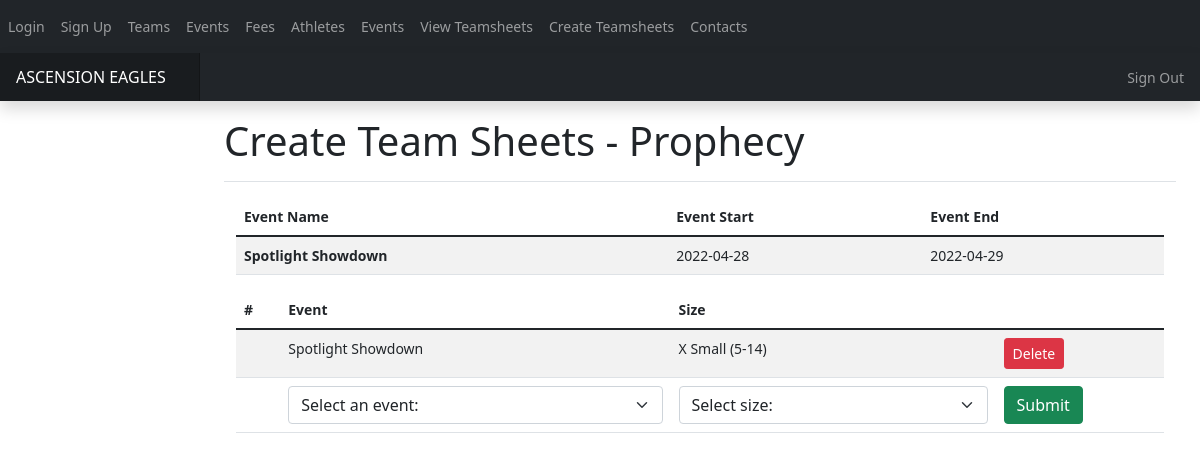
Screenshot of /createteamsheet (signed in) with the database file from the repository.
### app.py (models this page shows, shortened)
class Team_Details(db.Model):
    __tablename__ = 'team__details'
    team_id = db.Column(db.Integer, primary_key= True)
    coach_id = db.Column(db.Integer)
    team_name= db.Column(db.String(20), nullable= False)
    max_age = db.Column(db.Integer, nullable=True)

class Events(db.Model): #1. an event is made
    __tablename__ = "events"
    events_id= db.Column(db.Integer, primary_key=True)
    event_name= db.Column(db.Text, nullable =False)
    event_start_date= db.Column(db.DateTime, nullable = False)
    event_end_date = db.Column(db.DateTime, nullable=False)

### app.py (the view, shortened to what this page needs)
@app.route('/createteamsheet',methods=['GET','POST'])#oop
@login_required
def create_teamsheet():
    try:
        if current_user.usertype not in [1,2,3] or current_user.verified != 1:
            return render_template('error.html',error="You are not authorised to view this page")
        sizes = {0:"X Small (5-14)",1:"Small (15-22)",2:"Medium (23-32)",3:"Large (33-38)"}
        query = db.engine.execute('SELECT * FROM Events')
        events = {}
        for event in query:
            event_start_date = event[2].split(" ")[0]
            event_start_date = event_start_date.split("-")
            event_start_date = date(int(event_start_date[0]),int(event_start_date[1]),int(event_start_date[2]))
            if event_start_date > date.today():
                events[event[0]] = [event[1],event[2].split(" ")[0],event[3].split(" ")[0]]
        existing_sheets = {}
        query = db.engine.execute('SELECT team__events.team_sheet_id, events.event_name, team__events.size FROM team__details, events, team__events WHERE team__details.team_id = team__events.team_id AND events.events_id = team__events.event_id AND team__details.coach_id = {}'.format(current_user.id))
        for team in query:
            existing_sheets[team[0]] = [team[1],sizes[team[2]]]
        query = db.engine.execute('SELECT team_id, team_name FROM team__details WHERE coach_id = {}'.format(current_user.id))
        for team in query:
            team_name =team[1]
            team_id = team[0]
        if current_user.usertype == 1:
            return render_template('createteamsheet.html', events = events, team = team_name,sizes=sizes, team_sheets=existing_sheets, count=0)
    except:
        return render_template('error.html',error="You do not have a team to create a teamsheet for, consult an admin to create one")

### app.py (called while the page is built)
@login_manager.user_loader
def load_user(user_id):
    return User.query.get(user_id)

### templates/createteamsheet.html (shortened to what this page needs)
{% extends "base.html" %}
{% block head %}
<link rel="stylesheet" href="{{ url_for('static',filename='css/main.css') }}">
{% endblock %}
{% block body %}
<body>
  <nav class= "navbar navbar-expand-lg navbar-dark bg-dark">
      <div class="collapse navbar-collapse" id="navbar">
        <div class= "navbar-nav">
          <a class="nav_item nav-link" id="login" href="/login">Login</a>
          <a class="nav_item nav-link" id="signup" href="/signup">Sign Up</a>
          <a class="nav_item nav-link" id="teams" href="/teams">Teams</a>
		      <a class="nav_item nav-link" id="events" href="/events">Events</a>
		      <a class="nav_item nav-link" id="fees" href="/fees">Fees</a>
          <a class="nav_item nav-link" id="fees" href="/athletes">Athletes</a>
          <a class="nav_item nav-link" id="fees" href="/events">Events</a>
          <a class="nav_item nav-link" id="viewteamsheet" href="/teamsheet">View Teamsheets</a>
          {% if current_user.usertype > 0%}
            <a class="nav_item nav-link" id="createteamsheet" href="/createteamsheet">Create Teamsheets</a>
          {% endif %}
          <a class="nav_item nav-link" id="fees" href="/contacts">Contacts</a>
        </div>
      </div>
  </nav>
</body>
<header class="navbar navbar-dark sticky-top bg-dark flex-md-nowrap p-0 shadow">
    <a class="navbar-brand col-md-3 col-lg-2 me-0 px-3" href="#">ASCENSION EAGLES</a>
    <div class="navbar-nav">
      <div class="nav-item text-nowrap">
        <a class="nav-link px-3" href="/login">Sign Out</a>
      </div>
    </div>
  </header>
      <main class="col-md-9 ms-sm-auto col-lg-10 px-md-4">
        <div class="d-flex justify-content-between flex-wrap flex-md-nowrap align-items-center pt-3 pb-2 mb-3 border-bottom">
          <h1>Create Team Sheets - {{team}}</h1>
        </div>
        <div class="container">
            <form method="POST" action="{{url_for('create_teamsheet')}}">
            <table class="table table-striped">
                <thead>
                <tr>
                    <th scope="col">Event Name</th>
                    <th scope="col">Event Start</th>
                    <th scope="col">Event End</th>
                </tr>
                </thead>
                <tbody>
                {% for event in events %}
                <tr>
                    <th scope="row">{{ events[event][0] }}</th>
                    <td>{{ events[event][1] }}</td>
                    <td>{{events[event][2]}}</td>
                </tr>
                {% endfor %}
                </tbody>
            </table>
            <table class="table table-striped">
                <thead>
                    <tr>
                        <th scope="col">#</th>
                        <th scope="col">Event</th>
                        <th scope="col">Size</th>
                        <th scope="col"></th>
                    </tr>
                </thead>
                <tbody>
                  {% for team_sheet in team_sheets%}
                    <tr>
                      <th scope="row"></th>
                      <td> {{team_sheets[team_sheet][0]}}</td>
                      <td>{{team_sheets[team_sheet][1]}}</td>
                      <td><a type="Submit" class="btn btn-danger btn-sm" href= "{{url_for('delete_teamsheet', teamsheetid=team_sheet)}}">Delete</a></td>
                    </tr>
                  {% endfor %}
                    <th scope="row"></th>
                    <td>
                        <select class="form-select" aria-label="Default select example" name="event" id= "event">
                            <option selected>Select an event: </option>
                          </select>
                    </td>
                    <td>
                        <select class="form-select" aria-label="Default select example" name="size" id="size">
                            <option selected>Select size: </option>
                        </select>
                    </td>
                    <td><button class="btn btn-success" type="submit">Submit</button></td>
                </tbody>
            </table>
            </form>
        </div>
      </main>
  {% endblock %}

### static/css/main.css (style rules this page uses)
body { font-size: .875rem; }
.navbar-brand { padding-top: .75rem; padding-bottom: .75rem; font-size: 1rem; background-color: rgba(0, 0, 0, .25); box-shadow: inset -1px 0 0 rgba(0, 0, 0, .25); }
.border-bottom { border-bottom: 1px solid #e5e5e5; }

### rows the page displays
Team_Details: team_name "Prophecy"
Events: event_name "Spotlight Showdown", event_start_date "2022-04-29", event_name "Spotlight Showdown"

### other values shown
{{ events[event][1] }} "2022-04-28"
{{ team_sheets[team_sheet][1] }} "X Small (5-14)"
